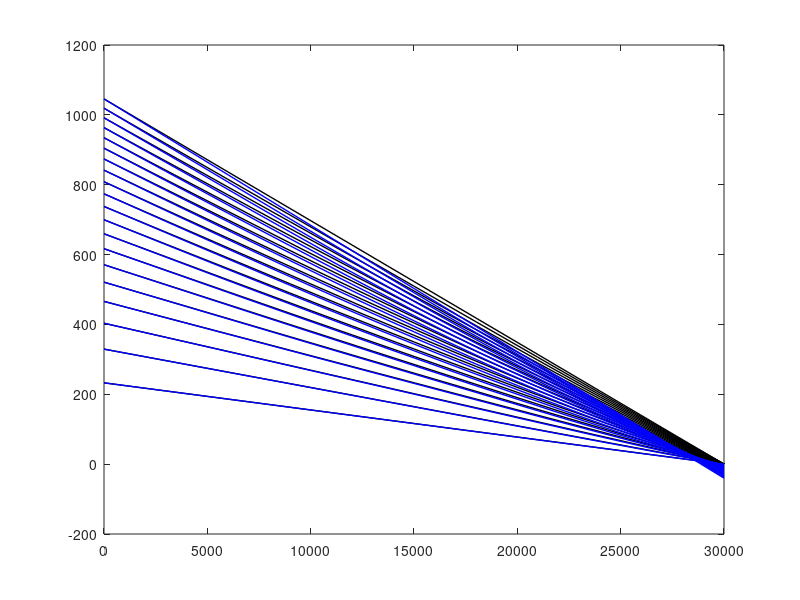

The MATLAB source for this figure:
%%program to compare the FZPs designed with and without paraxial %%approximation  
%%program to compare the FZPs designed with and without paraxial %%approximation
u=5000; % Object distance
v=30000; % Image distance
l=0.632; % Lambda-wavelength

%To calculate the angles of rays and location of real/virtual source
    n=1:200 ; 
    a=n.*n.*l*l+2.*n.*l*(u+v)+2*u*v;
    r=sqrt(((a(n).*a(n))-4*u*u*v*v)./(4.*(a(n)+u*u+v*v)));%Radius of zones
    A=(4.*n.*n.*l*l+8.*n*l*u-4.*r(n).*r(n));
    B=(4.*n.^3*l^3+12.*n.*n.*l*l*u+8.*n.*l*u*u-8.*r(n).*r(n).*n.*l-8.*r(n).*r(n).*u);
    C=(n.^4.*l.^4+4.*n.*n.*l*l*u*u+4.*n.^3*l^3*u-4.*r(n).*r(n)*u*u-4.*r(n).*r(n).*n.*n*l*l-8.*r(n).*r(n).*n*l*u);
    v1=(-B(n)+sqrt(B(n).*B(n)-4.*A(n).*C(n)))./(2.*A(n));%Image distance
    the1=atan(r(n)./v1(n));%Angle theta
    v2=u.*(r(n).*r(n)-n.*n.*l*l)./(2.*n.*l*u+n.*n.*l*l-r(n).*r(n));%
    the2=atan(r(n)./v2(n));%Angle theta
 
%Ray tracing
    for m=1:100; %Ray tracing with 100 points on each ray
        n=m*2;
            for p=1:11;
                v3(p)=(p-1)*3000;
                rr1(p,n)=(v1(n)-v3(p))*tan(the1(n));
                rr2(p,n)=(v2(n)-v3(p))*tan(the2(n));
            end
    end

%Display results
n=10:10:200; % Ray tracing display
plot(v3,rr1(:,n),'k','LineWidth',1)
hold on
plot(v3,rr2(:,n),'b','LineWidth',1)
